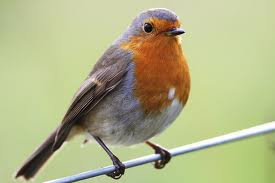
%> input picture Lab2/Part-2_ Gabor Segmentation/data/robin-1.jpg, 275 x 183 px
$ octave gabor_private_test.m   (GNU Octave 9; MATLAB toolbox functions it lacks are replaced by stand-ins)
%> lines starting %> are read from the running program, lines starting %| are printed output that depends on the picture
### Lab2/Part-2_ Gabor Segmentation/createGabor.m
function [ myGabor ] = createGabor( sigma, theta, lambda, psi, gamma )
%CREATEGABOR Creates a complex valued Gabor filter.
%   myGabor = createGabor( sigma, theta, lambda, psi, gamma ) generates
%   Gabor kernels.
%   - ARGUMENTS
%     sigma      Standard deviation of Gaussian envelope.
%     theta      Orientation of the Gaussian envelope. Takes arguments in
%                the range [0, pi/2).
%     lambda     The wavelength for the carriers. The central frequency
%                (w_c) of the carrier signals.
%     psi        Phase offset for the carrier signal, sin(w_c . t + psi).
%     gamma      Controls the aspect ratio of the Gaussian envelope
%
%   - OUTPUT
%     myGabor    A matrix of size [h,w,2], holding the real and imaginary
%                parts of the Gabor in myGabor(:,:,1) and myGabor(:,:,2),
%                respectively.

% Set the aspect ratio.
sigma_x = sigma;
sigma_y = sigma/gamma;

% Generate a grid
nstds = 3;
xmax = max(abs(nstds*sigma_x*cos(theta)),abs(nstds*sigma_y*sin(theta)));
xmax = ceil(max(1,xmax));
ymax = max(abs(nstds*sigma_x*sin(theta)),abs(nstds*sigma_y*cos(theta)));
ymax = ceil(max(1,ymax));

% Make sure that we get square filters.
xmax = max(xmax,ymax);
ymax = max(xmax,ymax);
xmin = -xmax; ymin = -ymax;

% Generate a coordinate system in the range [xmin,xmax] and [ymin, ymax].
[x,y] = meshgrid(xmin:xmax,ymin:ymax);

% Convert to a 2-by-N matrix where N is the number of pixels in the kernel.
XY = [reshape(x, 1, []);reshape(y, 1, [])];

% Compute the rotation of pixels by theta.
% \\ Hint: Use the rotation matrix to compute the rotated pixel
%          coordinates: rot(theta) * XY.
rotMat = generateRotationMatrix(theta);
rot_XY = rotMat*XY;
rot_x = rot_XY(1,:);
rot_y = rot_XY(2,:);


% Create the Gaussian envelope.
% \\ IMPLEMENT the helper function createGauss.
gaussianEnv = createGauss(rot_x, rot_y, gamma, sigma);

% Create the orthogonal carrier signals.
% \\ IMPLEMENT the helper functions createCos and createSin.
cosCarrier = createCos(rot_x, lambda, psi);
sinCarrier = createSin(rot_x, lambda, psi);

% Modulate (multiply) Gaussian envelope with the carriers to compute
% the real and imaginary components of the omplex Gabor filter.
myGabor_real = gaussianEnv.*cosCarrier;     % \\TODO: modulate gaussianEnv with cosCarrier
myGabor_imaginary = gaussianEnv.*sinCarrier;% \\TODO: modulate gaussianEnv with sinCarrier

% Pack myGabor_real and myGabor_imaginary into myGabor.
myGabor(:,:,1) = myGabor_real;
myGabor(:,:,2) = myGabor_imaginary;

% figure;
% subplot(121), imshow(myGabor_real,[]);
% subplot(122), imshow(myGabor_imaginary, []);
end


% Helper Functions
% ----------------------------------------------------------
function rotMat = generateRotationMatrix(theta)
% ----------------------------------------------------------
% Returns the rotation matrix.
% \\ Hint: https://en.wikipedia.org/wiki/Rotation_matrix \\
rotMat = [cos(theta), -sin(theta); sin(theta), cos(theta)]; % \\TODO: code the rotation matrix given theta.
end

% ----------------------------------------------------------
function cosCarrier = createCos(rot_x, lambda, psi)
% ----------------------------------------------------------
% Returns the 2D cosine carrier.
cosCarrier = cos(2*pi*rot_x/lambda+psi);% \\TODO: Implement the cosine given rot_x, lambda and psi.

% Reshape the vector representation to matrix.
cosCarrier = reshape(cosCarrier, sqrt(length(cosCarrier)), []);
end

% ----------------------------------------------------------
function sinCarrier = createSin(rot_x, lambda, psi)
% ----------------------------------------------------------
% Returns the 2D sine carrier.
sinCarrier = sin(2*pi*rot_x/lambda+psi);% \\TODO: Implement the sine given rot_x, lambda and psi.

% Reshape the vector representation to matrix.
sinCarrier = reshape(sinCarrier, sqrt(length(sinCarrier)), []);
end

% ----------------------------------------------------------
function gaussEnv = createGauss(rot_x, rot_y, gamma, sigma)
% ----------------------------------------------------------
% Returns the 2D Gaussian Envelope.
gaussEnv = exp(-(rot_x.^2+gamma^2*rot_y.^2)/(2*sigma^2)); % \\TODO: Implement the Gaussian envelope.

% Reshape the vector representation to matrix.
gaussEnv = reshape(gaussEnv, sqrt(length(gaussEnv)), []);
end

### Lab2/Part-2_ Gabor Segmentation/gabor_private_test.m
close all

img = imread('./data/robin-1.jpg');
%> img is the input picture: size 183x275x3 uint8; mean R, G, B 177.3, 179.8, 136.1
resize_factor = 1;
img      = imresize(img,resize_factor);
img = rgb2gray(img);
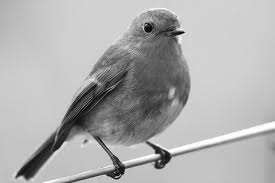
%> img: size 183x275 uint8; min 1, max 255, mean 174.1


sigma = 2;
theta = 0;
lambda = 10;
psi = 0;
gamma = 0.5;

gab = createGabor( sigma, theta, lambda, psi, gamma );
%min(min(gab))
%max(max(gab))


figure;
subplot(1,2,1);
imshow(gab(:,:,1),[]);

subplot(1,2,2);
imshow(gab(:,:,2),[]);
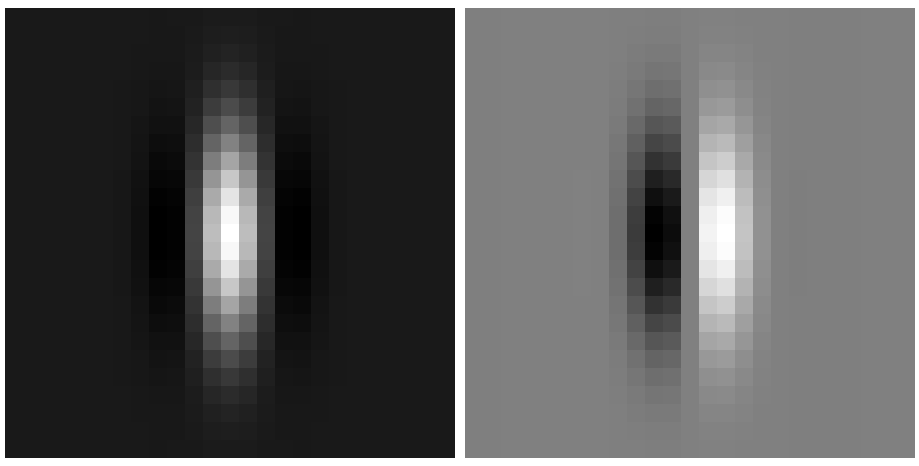
%> figure redrawn from the program's plot data, 2 panels

figure;
subplot(3,1,1);
imshow(img)
subplot(3,1,2);
filtered = imfilter(img,gab(:,:,1));
%> filtered: size 183x275 uint8; every value is 255
imshow(filtered);
subplot(3,1,3);
filtered = imfilter(img,gab(:,:,2));
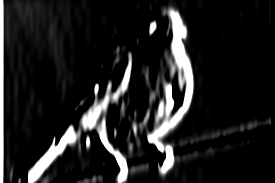
%> filtered: size 183x275 uint8; min 0, max 255, mean 32.4
imshow(filtered);

$ run again, with Lab2/Part-2_ Gabor Segmentation/data/robin-2.jpg copied over Lab2/Part-2_ Gabor Segmentation/data/robin-1.jpg
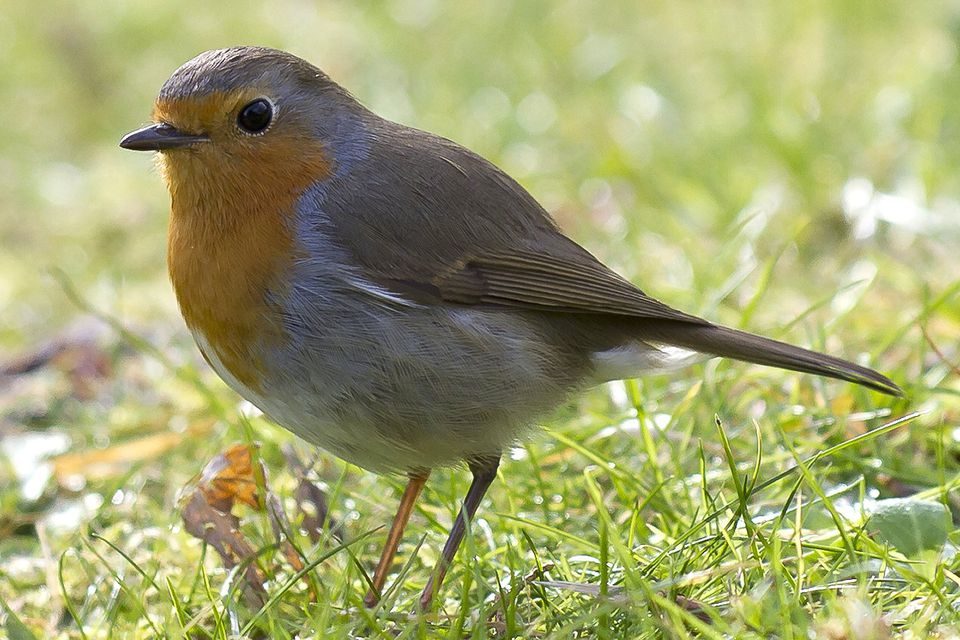
%> input picture Lab2/Part-2_ Gabor Segmentation/data/robin-2.jpg, 960 x 640 px
%> img is the input picture: size 640x960x3 uint8; mean R, G, B 161.2, 164, 111.3
%> `img = rgb2gray(img);`:
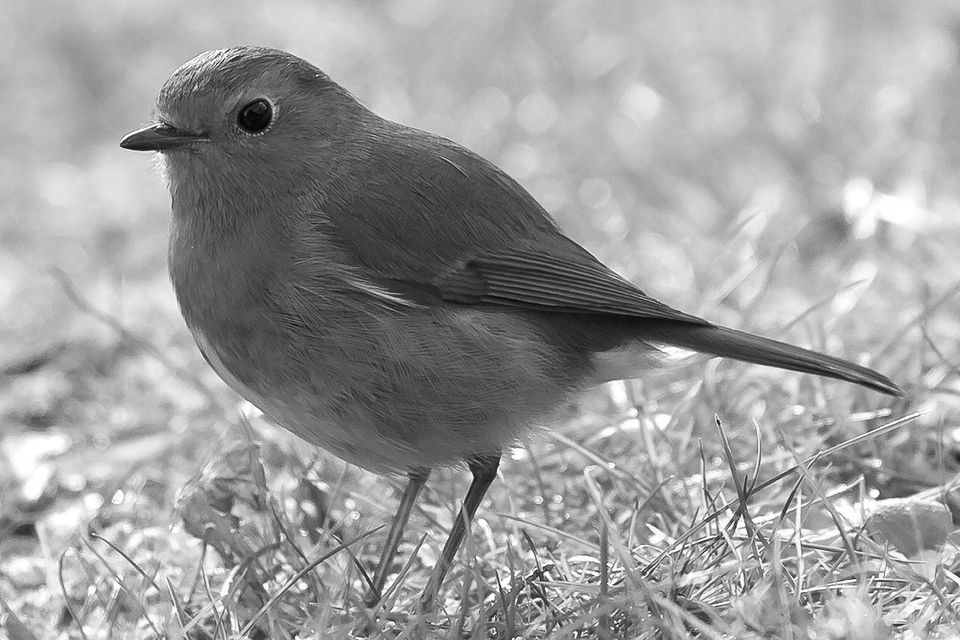
%> img: size 640x960 uint8; min 0, max 255, mean 157.1
%> `filtered = imfilter(img,gab(:,:,2));`:
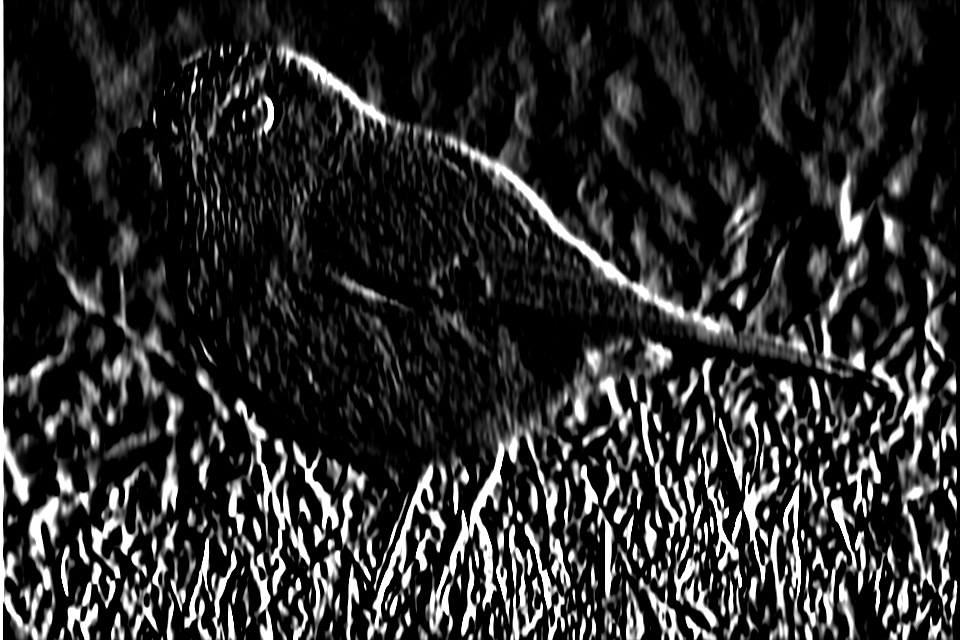
%> filtered: size 640x960 uint8; min 0, max 255, mean 44
